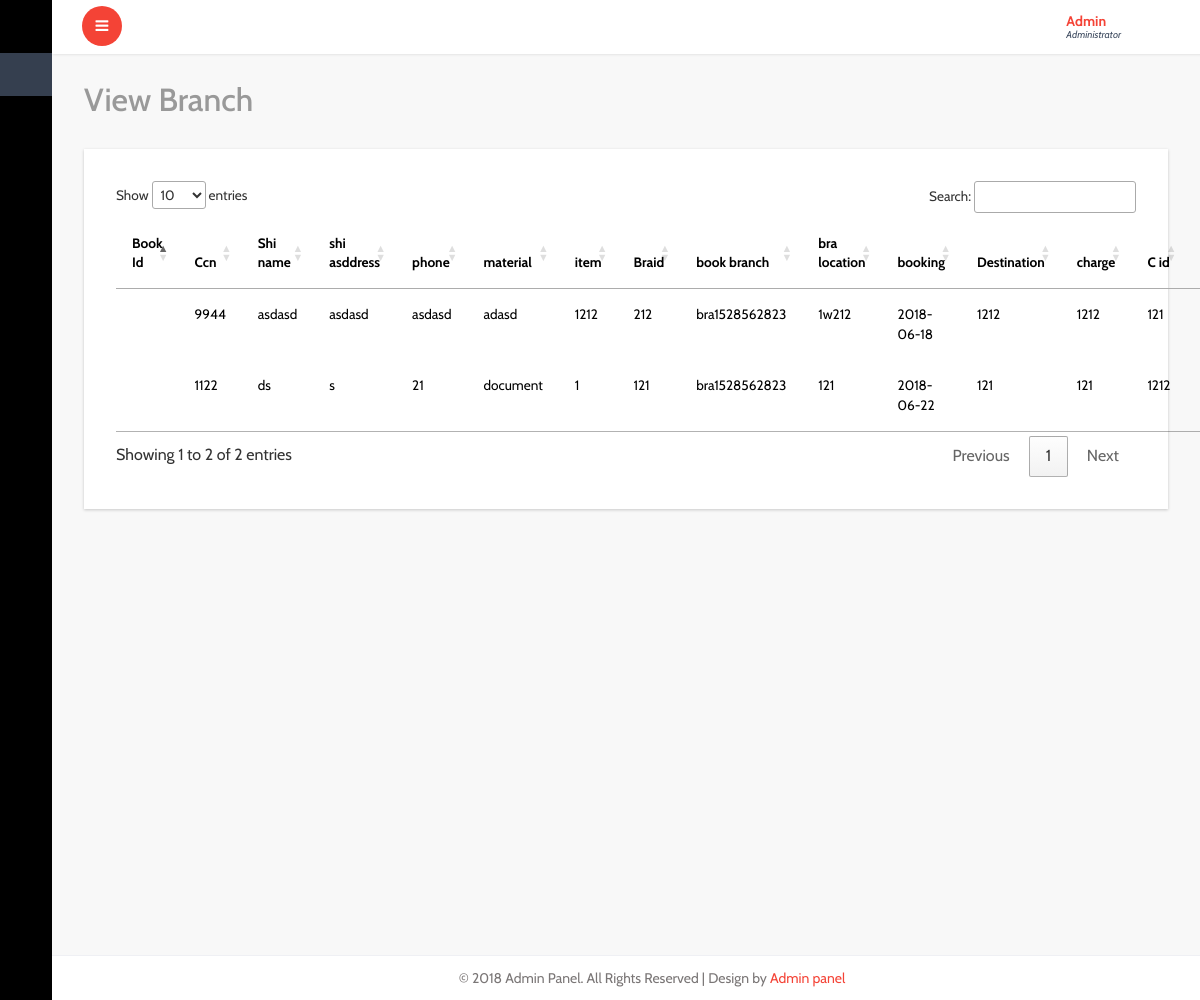
The page /CourierManagement/testProject/speed_Age/admin_speedage/view_consignment.php (signed in) on the database its author committed.
### tables this page shows
CREATE TABLE `consignment` (
  `id` int(11) NOT NULL,
  `shippername` text NOT NULL,
  `shipperasddress` text NOT NULL,
  `phone` text NOT NULL,
  `material_descrption` text NOT NULL,
  `no_of_item` int(20) NOT NULL,
  `branch_id` text NOT NULL,
  `booked_at_branch` text NOT NULL,
  `branchlocation` text NOT NULL,
  `date_of_booking` date NOT NULL,
  `destination` text NOT NULL,
  `shipment_charge` text NOT NULL,
  `total_weight` text NOT NULL,
  `corporate_id` text NOT NULL,
  `reciver_name` text NOT NULL,
  `reciver_address` text NOT NULL,
  `reciver_phone` text NOT NULL,
  `ccn` text NOT NULL,
  `booking_id` text NOT NULL
);

### CourierManagement/testProject/speed_Age/admin_speedage/view_consignment.php (the view, shortened to what this page needs)
<?php
include('header.php');
include('sidebar.php');
?>
<link rel="stylesheet" href="http://cdn.datatables.net/1.10.2/css/jquery.dataTables.min.css"></style>
<div id="page-wrapper">
  <div class="graphs">
    <h3 class="blank1">View Branch</h3>
    <div class="xs tabls">
      <div class="bs-example4" data-example-id="contextual-table">
        <table class="table table-hover" id="example" class="display" width="100%" cellspacing="0">
          <thead>
            <tr>
            <th>Book Id</th>
            <th>Ccn</th>
              <th>Shi name</th>
              <th>shi asddress</th>
              <th>phone</th>
              <th>material</th>
              <th>item</th>
              <th>Braid</th>
              <th>book branch</th>
              <th>bra location</th>
              <th> booking</th>
              <th>Destination</th>
              <th>charge</th>
              <th>C id</th>
              <th>Reciver name</th>
            </tr>
          </thead>
          <tbody>
          <?php
            $sql="Select * from consignment";
            $res=mysqli_query($conn,$sql);
            while($ros=mysqli_fetch_array($res))
            {
              ?>
          <tr>
             <td><?php echo $ros['booking_id'];?></td>
             <td><?php echo $ros['ccn'];?></td>
            <td><?php echo $ros['shippername'];?></td>
            <td><?php echo $ros['shipperasddress'];?></td>
            <td><?php echo $ros['phone'];?></td>
            <td><?php echo $ros['material_descrption'];?></td>
            <td><?php echo $ros['no_of_item'];?></td>
            <td><?php echo $ros['branch_id'];?></td>
             <td><?php echo $ros['booked_at_branch'];?></td>
            <td><?php echo $ros['branchlocation'];?></td>
            <td><?php echo $ros['date_of_booking'];?></td>
            <td><?php echo $ros['destination'];?></td>
            <td><?php echo $ros['shipment_charge'];?></td>
            <td><?php echo $ros['corporate_id'];?></td>
            <td><?php echo $ros['reciver_name'];?></td>
          </tr>
          <?php
        }
        ?>
          </tbody>
        </table>
      </div>
    </div>
  </div>
</div>
<?php
include('footer.php');
?>

### rows shown on the page
consignment: ccn "9944", shippername "asdasd", shipperasddress "asdasd", phone "asdasd", material_descrption "adasd", no_of_item "1212", branch "212", booked_at_branch "bra1528562823", branchlocation "1w212", date_of_booking "2018-06-18", destination "1212", shipment_charge "1212", corporate "121"
consignment: ccn "1122", shippername "ds", shipperasddress "s", phone "21", material_descrption "document", no_of_item "1", branch "121", booked_at_branch "bra1528562823", branchlocation "121", date_of_booking "2018-06-22", destination "121", shipment_charge "121", corporate "1212"
